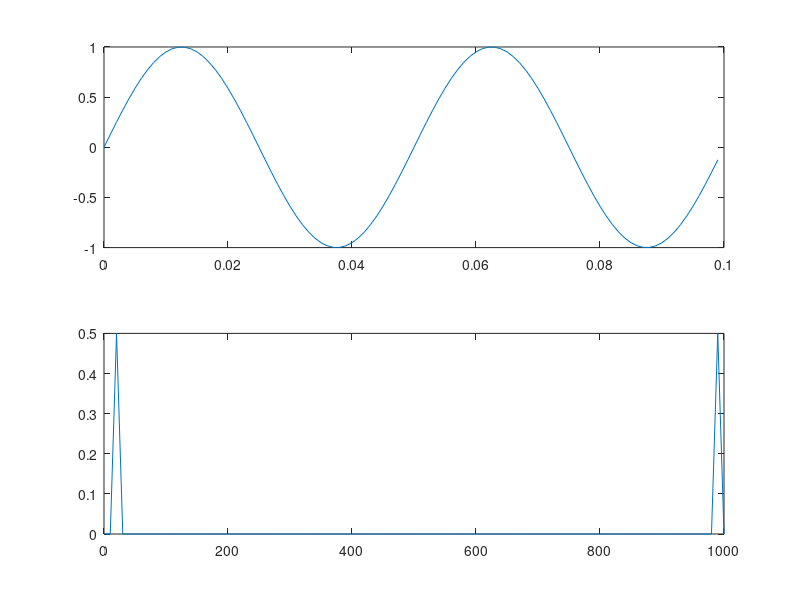

Here is the MATLAB script that generated this plot:
fs = 1000;      % sampling frequency
T = 1/fs;       % sampling period
L = 100;       % data points
t = (0: L-1)*T; % data length = L/fs

fy = 20; % f = 20Hz
y = sin(2*pi*fy*t);

Y = fft(y, L)/L;
f = fs*linspace(0, 1, L);

subplot(2, 1, 1);
plot(t, y);

subplot(2, 1, 2);
plot(f, abs(Y) );